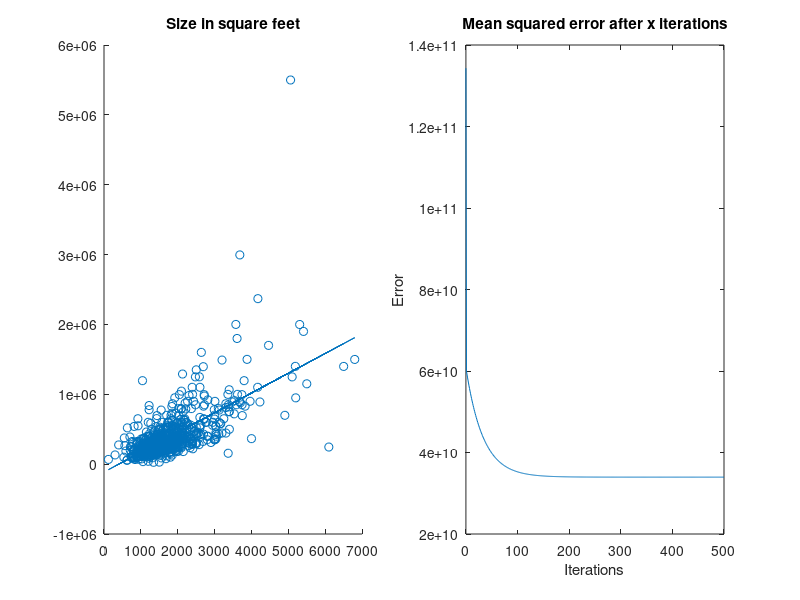

This figure's MATLAB source:
% Jelte Fennema 10183159
% Antwoord op deelvraag 7: Aan de grafiek van de gemiddelde fout is goed te
% zien dat de grootte van het huis de variabele is die het het best voorspelt

function main
    data = csvread('housesRegr.csv', 1, 0);
    mls = data(:, 1);
    bed = data(:, 2);
    bath = data(:, 3);
    size_ = data(:, 4);
    price = data(:, 5);
    do_the_stuff([5; 5; 3], [6; 6; 10], 'Writing assignment') % De data van de schrijf opdracht
    do_the_stuff(mls, price, 'MLS')
    do_the_stuff(bed, price, 'Bedrooms')
    do_the_stuff(bath, price, 'Bathrooms')
    do_the_stuff(size_, price, 'Size in square feet')
end

function do_the_stuff(x_vec, y_vec, plot_title)
    hold off
    subplot(1,2,1)
    hold off
    scatter(x_vec, y_vec)
    title(plot_title)
    hold on
    theta0 = 0;
    theta1 = 0;

    alpha = 1;
    terminate = 500;

    % Gebruik normalisatie tussen -1 en 1 om dezelfde alpha goed te laten zijn
    % voor de verschillende variabelen.
    x_vec_old = x_vec;
    x_vec = normalise(x_vec);

    costs = [J_vec(x_vec, y_vec, theta0, theta1)];

    for i=1:terminate
        [grad_theta0, grad_theta1] = gradient_vec(x_vec, y_vec, theta0, theta1);
        theta0 -= alpha * grad_theta0;
        theta1 -= alpha * grad_theta1;
        costs = [costs J_vec(x_vec, y_vec, theta0, theta1)];
    end
    plot(x_vec_old, theta0 + theta1 * x_vec)
    subplot(1,2,2)
    % Extra plot that shows
    plot(0:terminate, costs);
    title('Mean squared error after x iterations');
    ylabel('Error');
    xlabel('Iterations');
    pause(5);
end

function ret = normalise(vec)
    ret = (vec - mean(vec))/(max(vec) - min(vec));
end

function [grad_theta0, grad_theta1] = gradient_iter(x_vec, y_vec, theta0, theta1)
    m = length(x_vec);
    errors = 0;
    grad_theta0 = 0;
    grad_theta1 = 0;
    for i=1:length(x_vec)
        prediction = theta0 + theta1 * x_vec(i);
        err = prediction-y_vec(i);
        grad_theta0 += err;
        grad_theta1 += err * x_vec(i);
    end
    grad_theta0 = (1/m) * grad_theta0;
    grad_theta1 = (1/m) * grad_theta1;
end

function [grad_theta0, grad_theta1] = gradient_vec(x_vec, y_vec, theta0, theta1)
    m = length(x_vec);
    err = theta0 + theta1 * x_vec - y_vec;
    grad_theta0 = (1/m) * sum(err);
    grad_theta1 = (1/m) * sum(err .* x_vec);
end

function ret = J_iter(x_vec, y_vec, theta0, theta1)
    m = length(x_vec);
    errors = 0;
    for i=1:length(x_vec)
        prediction = theta0 + theta1 * x_vec(i);
        errors += (prediction-y_vec(i))^2;
    end
    ret = 1/(2*m) * errors;
end

function ret = J_vec(x_vec, y_vec, theta0, theta1)
    m = length(x_vec);
    predictions = theta0 + x_vec * theta1;
    errors = (predictions-y_vec).^2;
    ret = 1/(2*m) * sum(errors);
end

main
